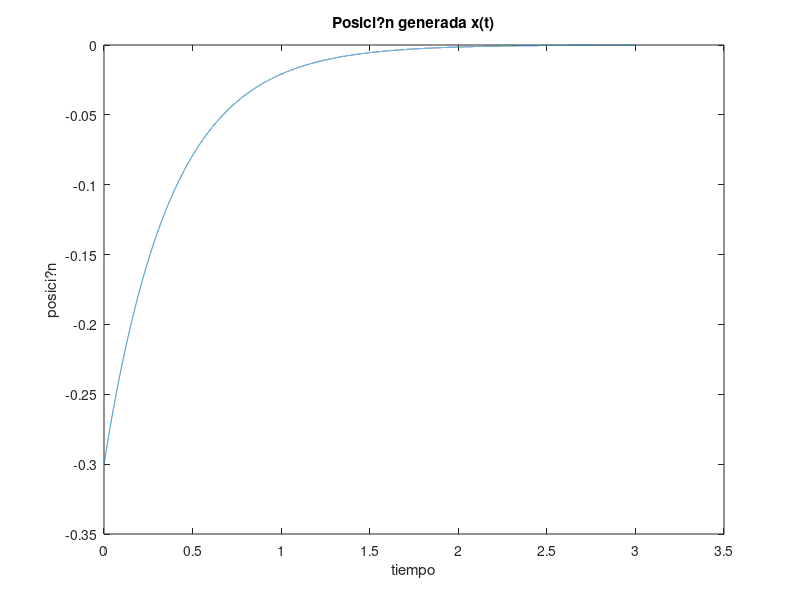
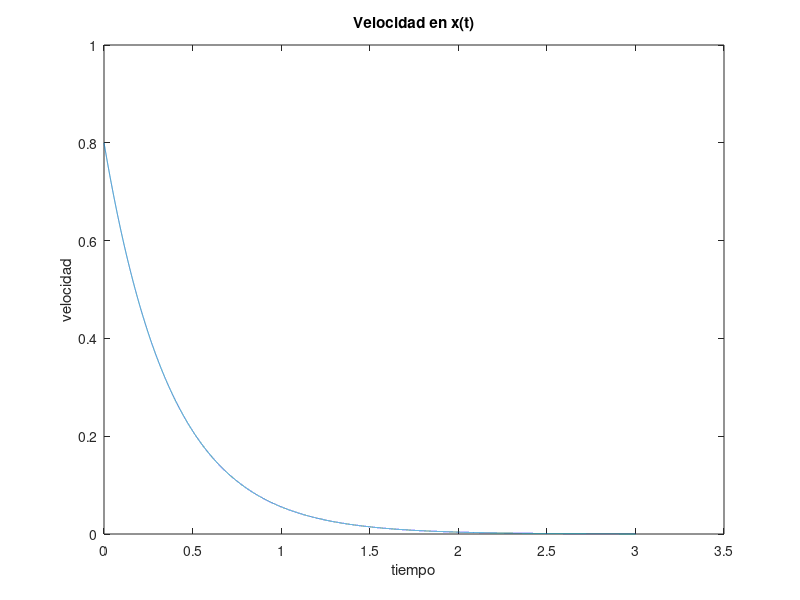

The MATLAB source for these figures, in order:
clc, close all, clear all
dt= 0.0001;

t0= dt;

% Condiciones iniciales
x0= -0.3;
xd0= 0.8;
xf= -dt;

tau= x0/ xd0; % tau< 0 (Para que x(t) converja a 0).
lambda= x0/ exp(t0/ tau); % lambda<0 (para que tf sea real).

tf= tau* log(xf/ lambda);

t= t0: dt: tf; % Vector de tiempo
x_t= lambda* exp(t/ tau); % Posici?n x(t)
    xd_t= lambda/ tau* exp(t/ tau); % Velocidad

% Descripci?n gr?fica:
figure
plot(t, x_t), title('Posici?n generada x(t)');
xlabel('tiempo'), ylabel('posici?n')

figure
plot(t, xd_t), title('Velocidad en x(t)');
xlabel('tiempo'), ylabel('velocidad')
 